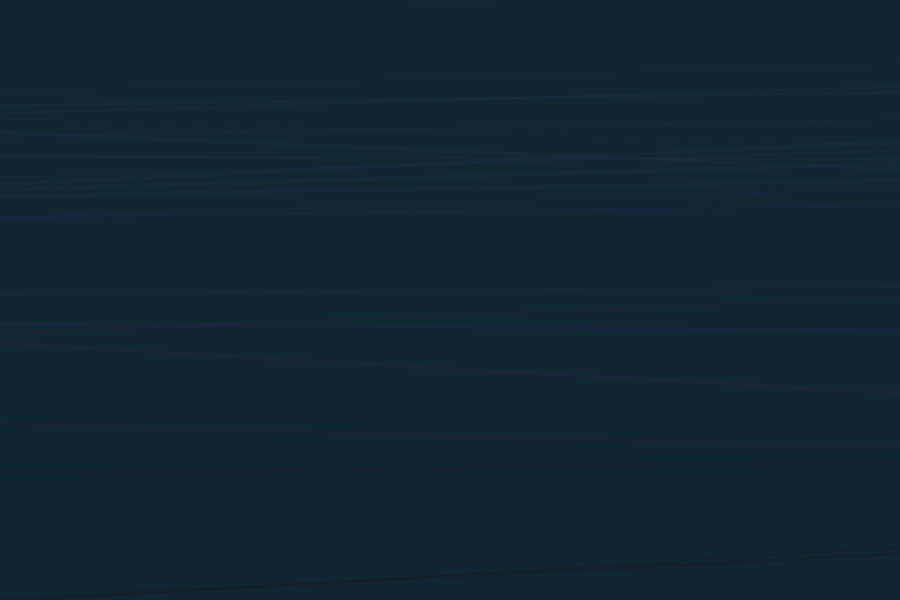
Frame 1 (no input)
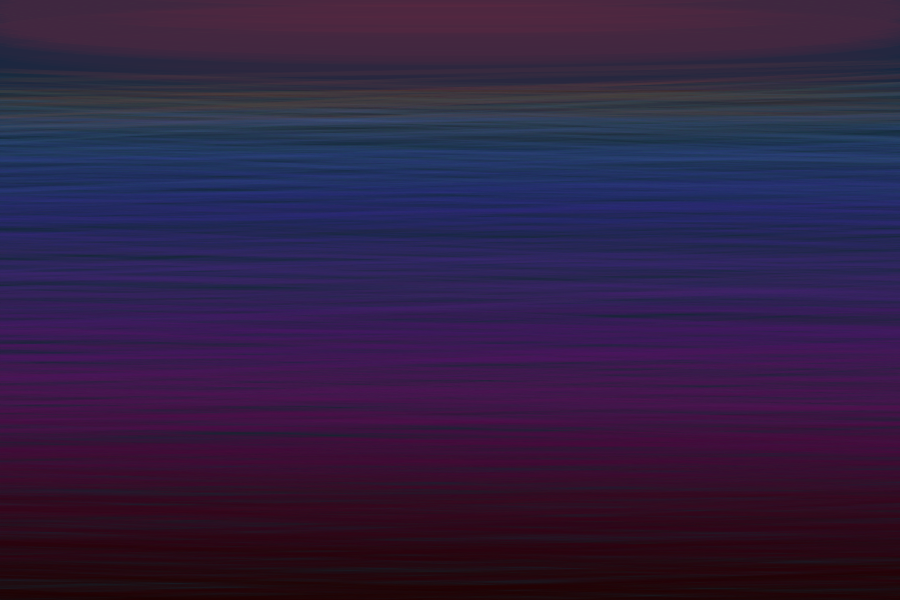
Frame 60 (the mouse pressed at the canvas centre just before this capture)
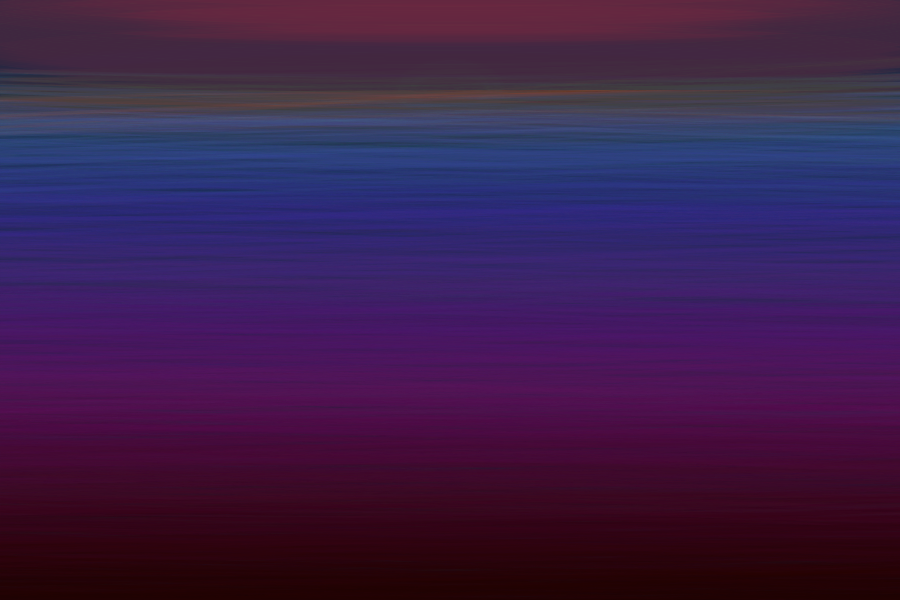
Frame 120 (the mouse held since frame 60 and released just before this capture)

The Processing sketch that drew these frames (run headless with seeded random() and noise(); from frame 60 on, the mouse is pressed at the canvas centre):

// Processing sketch: processing_113015
// ── processing_113015.pde

float x, y;
float y1, y2; 
float h, s, b, a;

void setup() {
  size(900, 600);
  
  colorMode(HSB);
  background(#102731);
  
  ellipseMode(CENTER);
  
  noCursor();
}

void draw() {
  
  noStroke();
  fill(196+(y/height*64), 128, 64, 2);
  rect(0, 0, width, height*.15);
    
  // sun
  fill(8, 200, 255, 4);
  noStroke();
  ellipse(width*.5+random(-5,5), random(-height*.1, height*.1), width+random(height*.1, height*.11), random(height*.1, height*.011));
  
  // sun reflection
  fill(8, 200, 111, random(0,3));
  ellipse(width*.5+random(-22,22), random(height*.1, height*.2), width+random(height*.1, height*.11), random(height*.1, height*.001));
  
  // horizon
  stroke(16, 255,244,  random(1,11));
  line(0,height*.17+random(-33,33),width, height*.15+random(-33,33) );

  // sun bursts
  noFill();
  
  a = map(y, 0, height, 0, 3) + random(-1, 1);
  s = 211;

  h = map(y, 0, height, 164, 212) + random(-5, 5);
  b = map(y, 0, height, 196, 64);

  //stroke(0, 1);
  strokeWeight(y*random(.3, .7));
  
  stroke(h, s, b, a);
  ellipse(width*.5, height*.15, width+y*2, y*2);

 // noStroke();
  a *= .9;
  s *=.4;
  stroke(h, s, b, a);
  ellipse(width*.5, height*.15, y*2, y);

  //stroke(h, s, 255, a*2);
  //strokeWeight(random(3));
  //line(0, y, width, y);

  horzLine(44, .17);

  horzLine(11, .15);
  


  //y++;
  y+=.4;
  if (y>height) {
    //exit();
    y = 0;
  }
}

void horzLine(int amount, float topY) {
   for (int i=0; i<amount; i++) {
     
    y1 = random(height*topY, height*1.5);

    h = map(y1, 0, height, 128, 255); //random(96, 128);
    s = map(y1, 0, height, 128, 255); // random(22, 255);
    b = map(y1, 0, height, 196, 32); // random(22, 255);
    a =  map(y1, 0, height, 4, 44);

    stroke(h, s, b, a);

    x = random(width);

   // y2 = random(height*topY, height*1.5);

    //line(x, y1 , x+random(-10,10), y2 );

    strokeWeight(random(5));
    line(0, y1+random(-33,33), width, y1+random(-33,33));
  }
}
